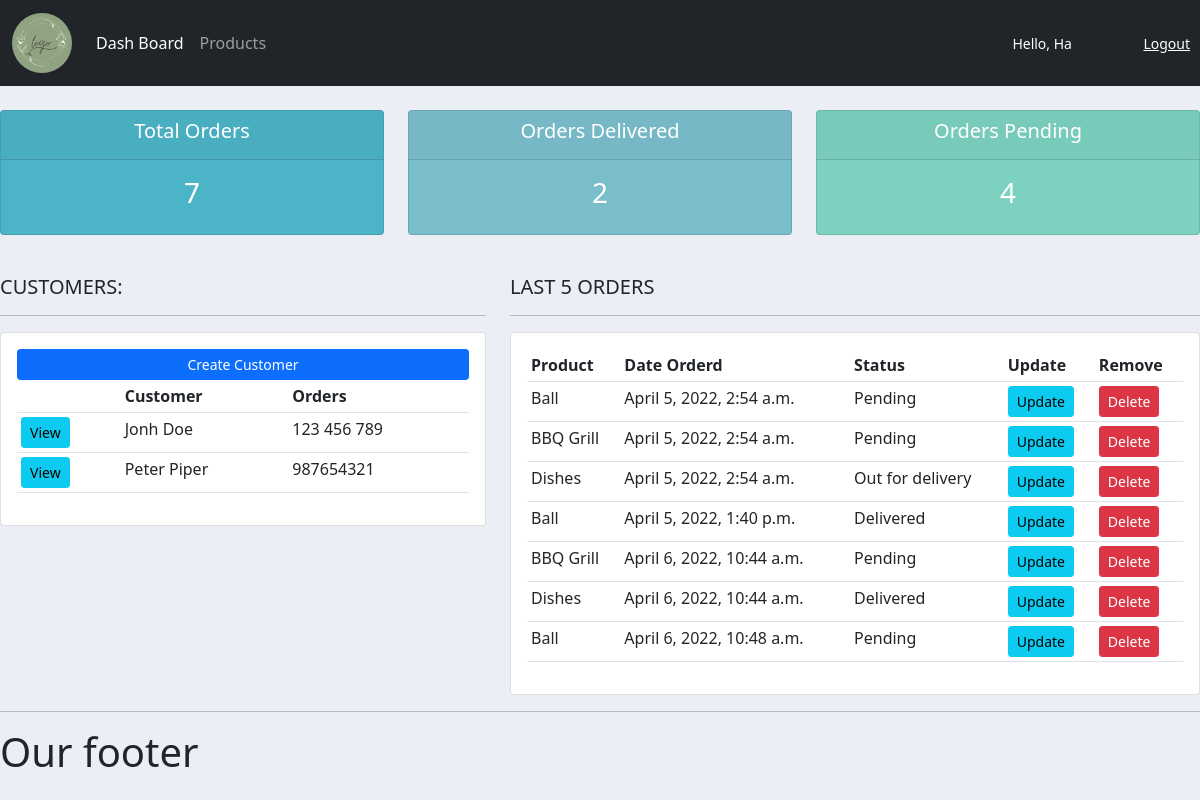
Page / (signed in) on the earlier database version.
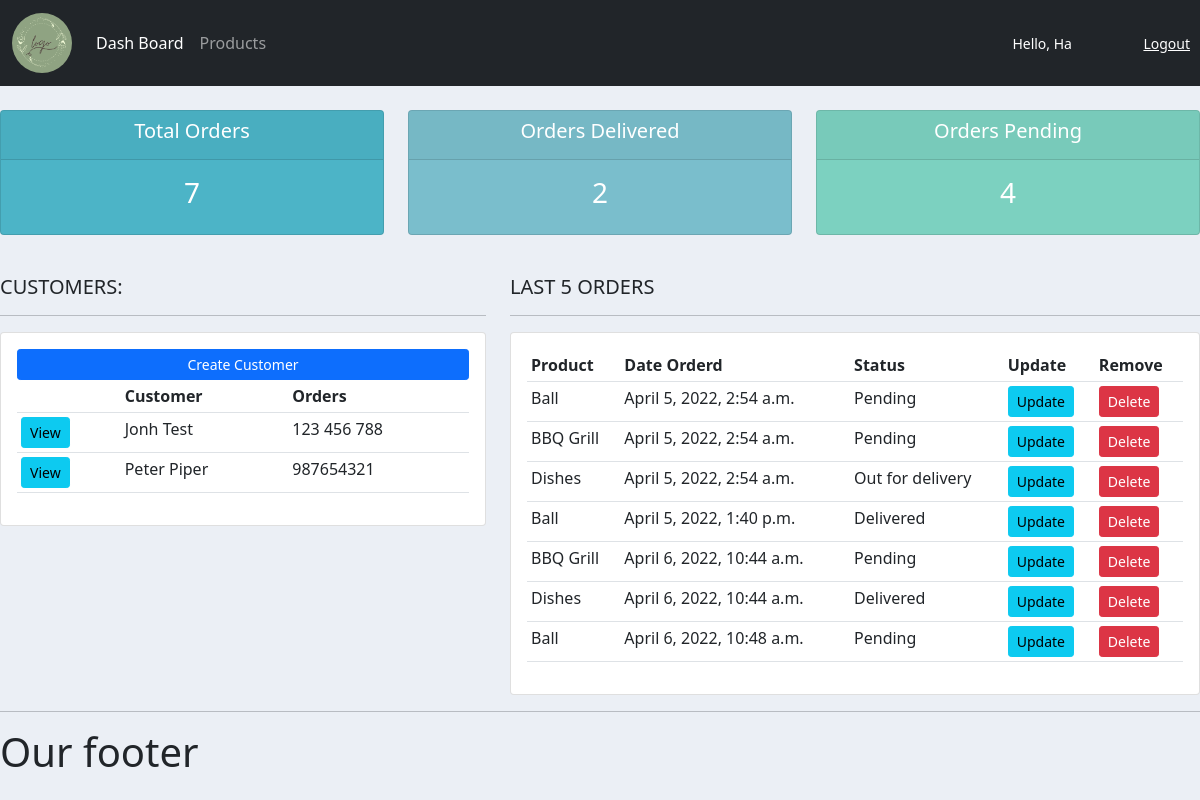
Same page on the later database version.
### accounts/models.py (models this page shows, shortened)
class Customer(models.Model):
    user = models.OneToOneField(User, null=True, blank=True, on_delete=models.CASCADE)
    name = models.CharField(max_length=50, null=True)
    phone = models.CharField(max_length=50, null=True)
    email = models.CharField(max_length=50, null=True)
    date_created = models.DateTimeField(auto_now_add=True)
    profile_pic = models.ImageField(default='profile1.png',null=True, blank=True)

class Order(models.Model):
    STATUS = (
            ('Pending', 'Pending'),
            ('Out for delivery', 'Out for delivery'),
            ('Delivered', 'Delivered'),
    )
    customer = models.ForeignKey(Customer, null=True, on_delete=models.SET_NULL)
    product = models.ForeignKey(Product, null=True, on_delete=models.SET_NULL)
    date_created = models.DateTimeField(auto_now_add=True)
    status = models.CharField(max_length=50, null=True, choices=STATUS)
    note = models.CharField(max_length=100, null=True)

class Product(models.Model):
    CATEGORY = (
            ('Indoor', 'Indoor'),
            ('Out door', 'Out door'),
    )
    name = models.CharField(max_length=50, null=True)
    price = models.FloatField(null=True)
    category = models.CharField(max_length=50, null=True, choices=CATEGORY)
    description = models.CharField(max_length=50, null=True, blank=True)
    date_created = models.DateTimeField(auto_now_add=True)
    tags = models.ManyToManyField(Tag)
    def __str__(self):
        return self.name

### accounts/decorators.py (the view)
    def wrapper_function(request, *args, **kwargs):
        group = None
        if request.user.groups.exists():
            group = request.user.groups.all()[0].name
        if group == 'customer':
            return redirect('user-page')
        if group == 'admin':
            return view_func(request, *args, **kwargs)

### accounts/views.py (called while the page is built)
@login_required(login_url='login')
@admin_only
def home(request):
    orders = Order.objects.all()
    customers = Customer.objects.all()
    total_customers = customers.count()
    total_orders = orders.count()
    delivered = orders.filter(status='Delivered').count()
    pending = orders.filter(status='Pending').count()
    context = {"orders": orders, "customers":customers,
    'total_orders': total_orders, 'delivered': delivered,
    'pending': pending}
    return render(request, 'accounts/dashboard.html', context)

### accounts/templates/accounts/dashboard.html (shortened to what this page needs)
{%  extends 'accounts/main.html' %}
{% block content %}
{% include 'accounts/status.html' %}
<br>
<div class="row">
	<div class="col-md-5">
		<h5>CUSTOMERS:</h5>
		<hr>
		<div class="card card-body">
			<a class="btn btn-primary  btn-sm btn-block" href="">Create Customer</a>
			<table class="table table-sm">
				<tr>
					<th></th>
					<th>Customer</th>
					<th>Orders</th>
				</tr>
				{% for customer in customers %}
					<tr>
						<td><a class="btn btn-sm btn-info" href="{% url 'customer' customer.id %}">View</a></td>
						<td>{{ customer.name }}</td>
						<td>{{ customer.phone }}</td>
					</tr>
				{% endfor %}
			</table>
		</div>
	</div>
	<div class="col-md-7">
		<h5>LAST 5 ORDERS</h5>
		<hr>
		<div class="card card-body">
			<table class="table table-sm">
				<tr>
					<th>Product</th>
					<th>Date Orderd</th>
					<th>Status</th>
					<th>Update</th>
					<th>Remove</th>
				</tr>
				{% for order in orders %}
					<tr>
						<td>{{ order.product }}</td>
						<td>{{ order.date_created }}</td>
						<td>{{ order.status }}</td>
						<td><a class="btn btn-sm btn-info" href="{% url 'update_order' order.id %}">Update</a></td>
						<td><a class="btn btn-sm btn-danger" href="{% url 'delete_order' order.id %}">Delete</a></td>
					</tr>
				{% endfor %}
			</table>
		</div>
	</div>
</div>
{% endblock %}

### accounts/templates/accounts/main.html (shortened to what this page needs)
{% load static %}
<!DOCTYPE html>
<html lang="en">
<head>
    <link href="https://cdn.jsdelivr.net/npm/bootstrap@5.1.3/dist/css/bootstrap.min.css" rel="stylesheet">
	<link rel="stylesheet" type="text/css" href="{% static '/css/main.css' %}">
</head>
<body>
    {% include 'accounts/navbar.html' %}
    {% block content %}
    {% endblock %}
    <hr>
    <h1>Our footer</h1>
</body>
</html>

### accounts/templates/accounts/navbar.html (shortened to what this page needs)
{% load static %}
<nav class="navbar navbar-expand-lg navbar-dark bg-dark">
    <div class="container-fluid">
      <a class="navbar-brand" href="{% url 'home' %}">
        <img src="{% static 'images/logo.png' %}" alt="logo" width="60px" height="60px" style="border-radius: 80%;">
      </a>
      <div class="collapse navbar-collapse" id="navbarNav">
        <ul class="navbar-nav">
          {% if request.user.is_staff %}
            <li class="nav-item">
              <a class="nav-link active" aria-current="page" href="{% url 'home' %}">Dash Board</a>
            </li>
            <li class="nav-item">
              <a class="nav-link" href="{% url 'products' %}">Products</a>
            </li>
          {% else %}
            <li class="nav-item">
              <a class="nav-link active" aria-current="page" href="{% url 'account' %}">Settings</a>
            </li>
          {% endif %}
        </ul>
      </div>
    </div>
    <span class="hello-msg">Hello, {{request.user}}</span>
    <span><a class="hello-msg" href="{% url 'logout' %}">Logout</a></span>
  </nav>

### accounts/templates/accounts/status.html
<br>
<div class="row">
	<div class="col">
		<div class="col-md">
			<div class="card text-center text-white  mb-3" id="total-orders">
			  	<div class="card-header">
			  		<h5 class="card-title">Total Orders</h5>
			  	</div>
			  	<div class="card-body">
			    	<h3 class="card-title">{{total_orders}}</h3>
			  	</div>
			</div>
		</div>
	</div>
	<div class="col">
		<div class="col-md">
			<div class="card text-center text-white  mb-3" id="orders-delivered">
			  	<div class="card-header">
			  		<h5 class="card-title">Orders Delivered</h5>
			  	</div>
			  	<div class="card-body">
			    	<h3 class="card-title">{{delivered}}</h3>
			  	</div>
			</div>
		</div>
	</div>
	<div class="col">
		<div class="col-md">
			<div class="card text-center text-white  mb-3" id="orders-pending">
			  	<div class="card-header">
			  		<h5 class="card-title">Orders Pending</h5>
			  	</div>
			  	<div class="card-body">
			    	<h3 class="card-title">{{pending}}</h3>
			  	</div>
			</div>
		</div>
	</div>
</div>

### static/css/main.css (style rules this page uses)
body { background-color: #ebeff5; }
#total-orders { background-color: #4cb4c7; }
#orders-delivered { background-color: #7abecc; }
#orders-pending { background-color: #7CD1C0; }

### accounts/templates/accounts/navbar.html (style rules this page uses)
.hello-msg { font-size: 14px; color: #fff; margin-right: 10px; width: 12%; }

Differences in the rows shown:
changed Customer: name "Jonh Doe" → "Jonh Test"; phone "123 456 789" → "123 456 788"
